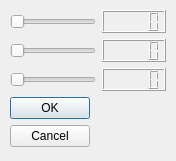
<?xml version="1.0" encoding="UTF-8"?>
<ui version="4.0">
 <class>DialogSize</class>
 <widget class="QDialog" name="DialogSize">
  <property name="geometry">
   <rect>
    <x>0</x>
    <y>0</y>
    <width>176</width>
    <height>161</height>
   </rect>
  </property>
  <property name="windowTitle">
   <string>Dialog</string>
  </property>
  <property name="windowIcon">
   <iconset resource="imagens.qrc">
    <normaloff>:/images/images/Files-New-File-icon.png</normaloff>:/images/images/Files-New-File-icon.png</iconset>
  </property>
  <widget class="QWidget" name="">
   <property name="geometry">
    <rect>
     <x>10</x>
     <y>10</y>
     <width>156</width>
     <height>141</height>
    </rect>
   </property>
   <layout class="QGridLayout" name="gridLayout">
    <item row="0" column="0">
     <widget class="QSlider" name="horizontalSliderSX">
      <property name="orientation">
       <enum>Qt::Horizontal</enum>
      </property>
     </widget>
    </item>
    <item row="0" column="1">
     <widget class="QLCDNumber" name="lcdNumber"/>
    </item>
    <item row="1" column="0">
     <widget class="QSlider" name="horizontalSliderSY">
      <property name="orientation">
       <enum>Qt::Horizontal</enum>
      </property>
     </widget>
    </item>
    <item row="1" column="1">
     <widget class="QLCDNumber" name="lcdNumber_2"/>
    </item>
    <item row="2" column="0">
     <widget class="QSlider" name="horizontalSliderSZ">
      <property name="orientation">
       <enum>Qt::Horizontal</enum>
      </property>
     </widget>
    </item>
    <item row="2" column="1">
     <widget class="QLCDNumber" name="lcdNumber_3"/>
    </item>
    <item row="3" column="0" colspan="2">
     <widget class="QDialogButtonBox" name="buttonBox">
      <property name="orientation">
       <enum>Qt::Vertical</enum>
      </property>
      <property name="standardButtons">
       <set>QDialogButtonBox::Cancel|QDialogButtonBox::Ok</set>
      </property>
     </widget>
    </item>
   </layout>
  </widget>
 </widget>
 <resources>
  <include location="imagens.qrc"/>
 </resources>
 <connections>
  <connection>
   <sender>buttonBox</sender>
   <signal>accepted()</signal>
   <receiver>DialogSize</receiver>
   <slot>accept()</slot>
   <hints>
    <hint type="sourcelabel">
     <x>20</x>
     <y>180</y>
    </hint>
    <hint type="destinationlabel">
     <x>157</x>
     <y>197</y>
    </hint>
   </hints>
  </connection>
  <connection>
   <sender>buttonBox</sender>
   <signal>rejected()</signal>
   <receiver>DialogSize</receiver>
   <slot>reject()</slot>
   <hints>
    <hint type="sourcelabel">
     <x>46</x>
     <y>180</y>
    </hint>
    <hint type="destinationlabel">
     <x>286</x>
     <y>197</y>
    </hint>
   </hints>
  </connection>
  <connection>
   <sender>horizontalSliderSX</sender>
   <signal>valueChanged(int)</signal>
   <receiver>lcdNumber</receiver>
   <slot>display(int)</slot>
   <hints>
    <hint type="sourcelabel">
     <x>303</x>
     <y>33</y>
    </hint>
    <hint type="destinationlabel">
     <x>362</x>
     <y>20</y>
    </hint>
   </hints>
  </connection>
  <connection>
   <sender>horizontalSliderSY</sender>
   <signal>valueChanged(int)</signal>
   <receiver>lcdNumber_2</receiver>
   <slot>display(int)</slot>
   <hints>
    <hint type="sourcelabel">
     <x>307</x>
     <y>56</y>
    </hint>
    <hint type="destinationlabel">
     <x>369</x>
     <y>55</y>
    </hint>
   </hints>
  </connection>
  <connection>
   <sender>horizontalSliderSZ</sender>
   <signal>valueChanged(int)</signal>
   <receiver>lcdNumber_3</receiver>
   <slot>display(int)</slot>
   <hints>
    <hint type="sourcelabel">
     <x>317</x>
     <y>83</y>
    </hint>
    <hint type="destinationlabel">
     <x>360</x>
     <y>81</y>
    </hint>
   </hints>
  </connection>
 </connections>
</ui>
